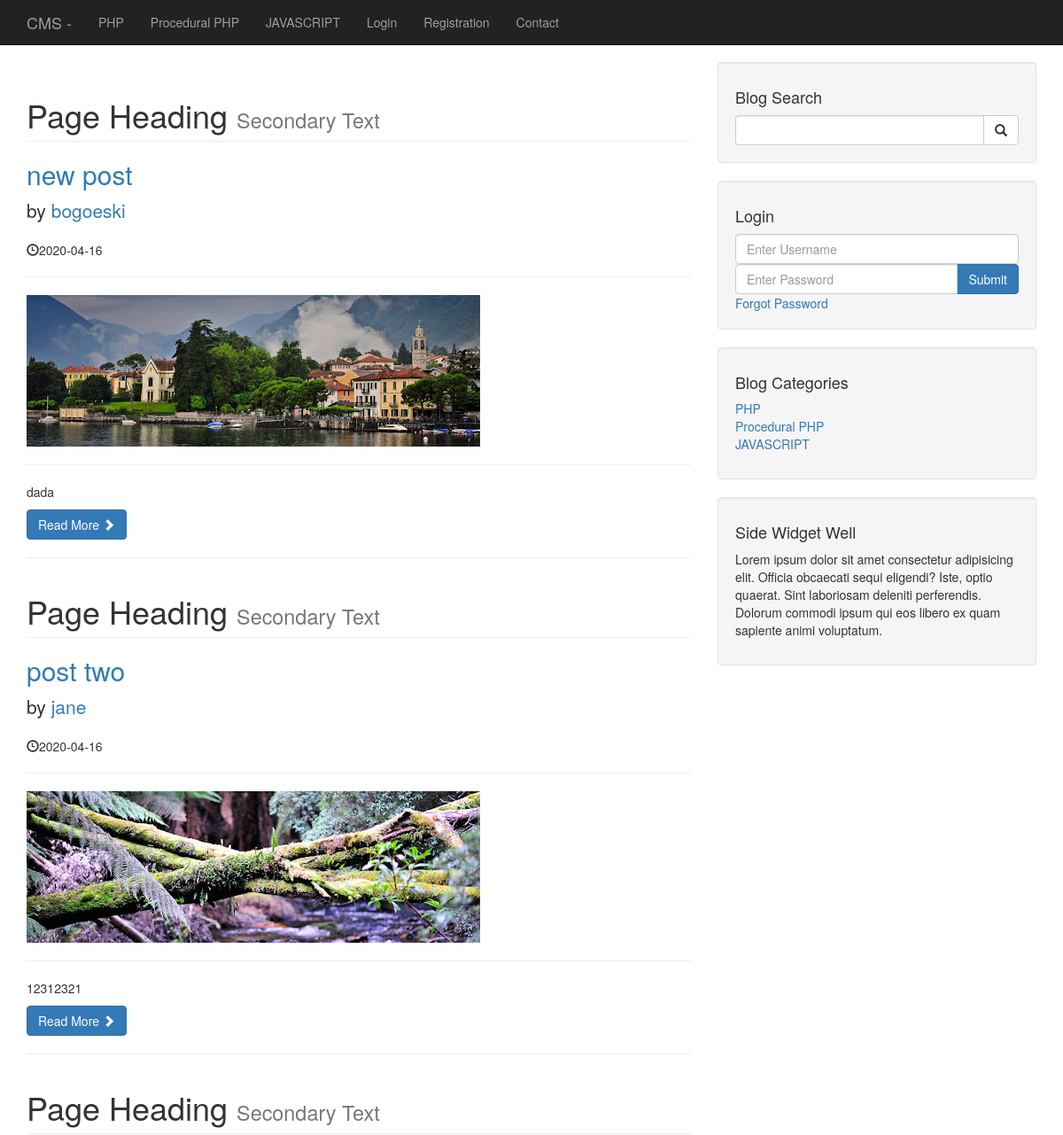
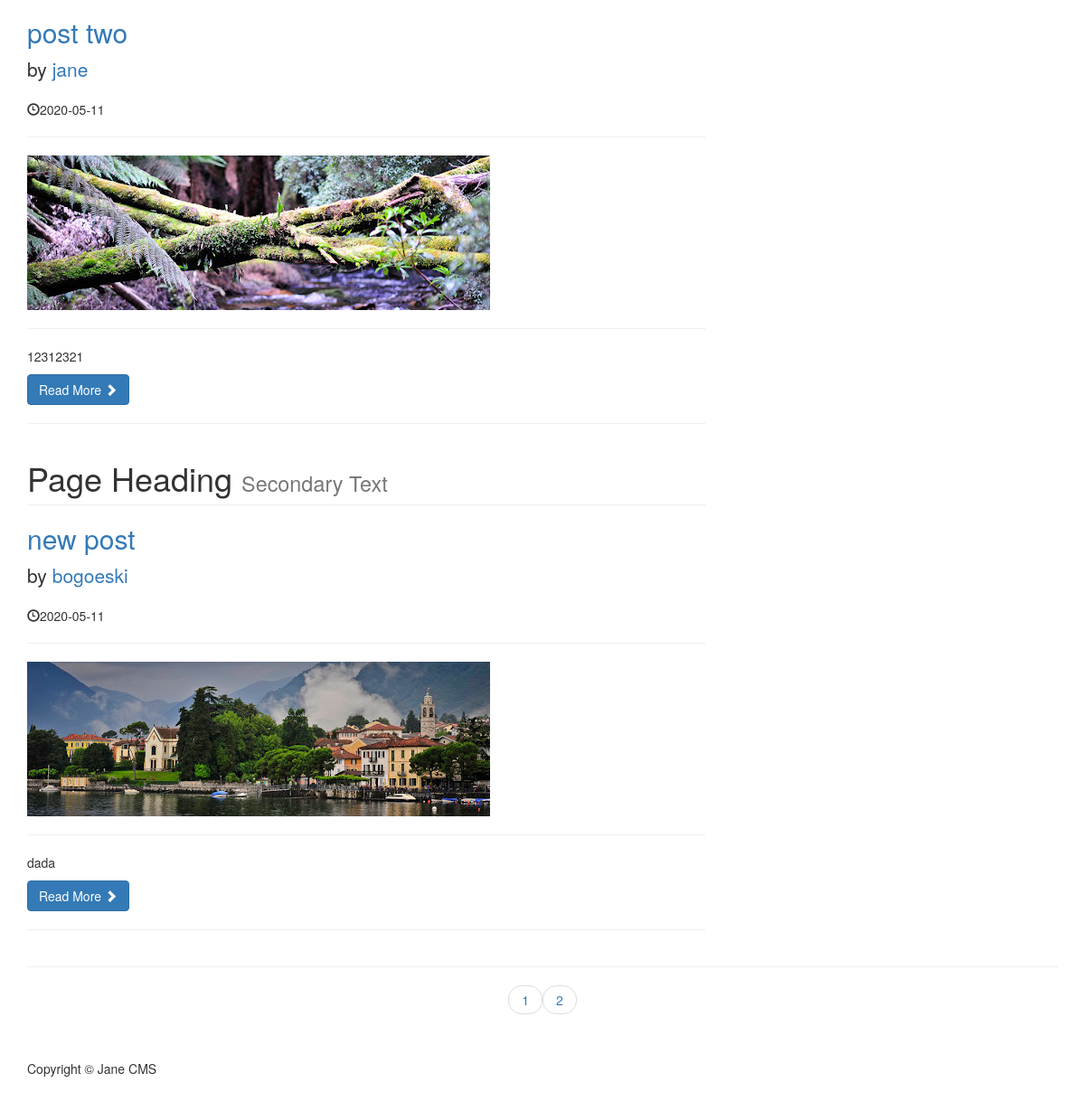
The page / on the database its author committed (2 pictures, top to bottom).
### tables this page shows
CREATE TABLE `categories` (
  `cat_id` int(3) NOT NULL,
  `cat_title` varchar(255) NOT NULL
);

CREATE TABLE `posts` (
  `post_id` int(3) NOT NULL,
  `post_category_id` int(3) NOT NULL,
  `post_title` varchar(255) NOT NULL,
  `post_author` varchar(255) NOT NULL,
  `post_user` varchar(255) NOT NULL,
  `post_status` varchar(255) NOT NULL,
  `post_date` date NOT NULL,
  `post_image` text NOT NULL,
  `post_tags` varchar(255) NOT NULL,
  `post_content` text NOT NULL,
  `post_comment_count` varchar(255) NOT NULL,
  `post_views_count` varchar(255) NOT NULL
);

### admin/functions.php (called while the page is built, shortened)
<?php
function isLoggedIn() {
    return false;
}
?>

### index.php (the view, shortened to what this page needs)
<?php include 'includes/header.php';  ?>
    <?php include 'includes/db.php'; ?>
    <?php include 'includes/navigation.php';  ?>
    <div class="container">
        <div class="row">
            <div class="col-md-8">
                <?php
                $per_page = 4;
                if(isset($_GET['page'])) {
                    $page = $_GET['page'];
                } else {
                    $page = "";
                }
                if($page == "" || $page ==1) {
                    $page_1 = 0;
                } else {
                    $page_1 = ($page * $per_page) - $per_page;
                }
            if(isset($_SESSION['user_role']) && $_SESSION['user_role'] == 'admin') {
                $query = "SELECT * FROM posts ";
            } else {
                $query = "SELECT * FROM posts WHERE post_status = 'published' ";
            }
            $find_count = mysqli_query($connection, $query);
            $count = mysqli_num_rows($find_count);
            if($count < 1) {
                echo "<h1 class='text-center'>No posts avaible</h1>";
            } else {
            $count = ceil($count / $per_page);
                $query = "SELECT * FROM posts WHERE post_status = 'published' LIMIT $page_1, $per_page ";
                $select_all_posts_query = mysqli_query($connection, $query);
                while($row = mysqli_fetch_assoc($select_all_posts_query)) {
                    $post_id = $row['post_id'];
                    $post_title = $row['post_title'];
                    $post_author = $row['post_user'];
                    $post_date = $row['post_date'];
                    $post_image = $row['post_image'];
                    $post_content = substr($row['post_content'],0,100);
                                        ?>
                <h1 class="page-header">
                    Page Heading
                    <small>Secondary Text</small>
                </h1>
                <h2>
                    <a href="post/<?php echo $post_id; ?>"><?php echo $post_title; ?></a>
                </h2>
                <p class="lead">
                    by <a href="author_posts.php?author=<?php echo $post_author; ?>&p_id=<?php echo $post_id; ?>"><?php echo $post_author; ?></a>
                </p>
                <p><span class="glyphicon glyphicon-time"></span><?php echo $post_date; ?></p>
                <hr>
                <a href="post.php?p_id=<?php echo $post_id; ?>">
                <img class="img-responsive" src="images/<?php echo $post_image; ?>" alt="">
                </a>
                <hr>
                <p><?php echo $post_content; ?></p>
                <a class="btn btn-primary" href="post.php?p_id=<?php echo $post_id; ?>">Read More <span class="glyphicon glyphicon-chevron-right"></span></a>
                <hr>
             <?php } }  ?>
            </div>
            <?php include 'includes/sidebar.php';  ?>
        </div>
        <hr>
        <ul class="pager">
<?php
for($i = 1; $i <= $count; $i++) {
if($i == $page) {
    echo "<li><a class='active_link' href='index.php?page={$i}'>{$i}</a></li>";
} else {
    echo "<li><a href='index.php?page={$i}'>{$i}</a></li>";
}
}
?>
        </ul>
<?php include 'includes/footer.php';  ?>

### includes/navigation.php (shortened to what this page needs)
<nav class="navbar navbar-inverse navbar-fixed-top" role="navigation">
        <div class="container">
            <div class="navbar-header">
                <a class="navbar-brand" href="/janephp/cms/">CMS -</a>
            </div>
            <div class="collapse navbar-collapse" id="bs-example-navbar-collapse-1">
                <ul class="nav navbar-nav">
                    <?php
                        $query = "SELECT * FROM categories";
                        $select_all_categories_query = mysqli_query($connection, $query);
                        while($row = mysqli_fetch_assoc($select_all_categories_query)) {
                            $cat_title = $row['cat_title'];
                            $cat_id = $row['cat_id'];
                            $category_class = '';
                            $registration_class = '';
                            $contact_class = '';
                            echo "<li class='$category_class' ><a href='/janephp/cms/category/{$cat_id}'>{$cat_title}</a></li>";
                        }
                    ?>
                        <?php if(isLoggedIn()): ?>
                        <li>
                            <a href="/janephp/cms/admin">Admin</a>
                        </li>
                        <li>
                            <a href="/janephp/cms/includes/logout.php">Logout</a>
                        </li>
                        <?php else: ?>
                            <li>
                            <a href="../cms/login.php">Login</a>
                        </li>
                        <?php endif; ?>
                    <li class='<?php echo $registration_class; ?>'>
                        <a href="/janephp/cms/registration">Registration</a>
                    </li>
                    <li class='<?php echo $contact_class; ?>'>
                        <a href="/janephp/cms/contact">Contact</a>
                    </li>
                </ul>
            </div>
        </div>
    </nav>

### includes/sidebar.php (shortened to what this page needs)
<div class="col-md-4">
    <div class="well">
        <h4>Blog Search</h4>
        <form action="search.php" method='post'>
        <div class="input-group">
            <input name='search' type="text" class="form-control">
            <span class="input-group-btn">
                <button name='submit' class="btn btn-default" type="submit">
                    <span class="glyphicon glyphicon-search"></span>
            </button>
            </span>
        </div>
        </form>
    </div>
    <div class="well">
<?php if(isset($_SESSION['user_role'])): ?>
    <h4>Login in as <?php echo $_SESSION['username'] ?></h4>
    <a href="includes/logout.php" class="btn btn-primary">Logout</a>
    <?php else: ?>
        <h4>Login</h4>
        <form  method='post'>
        <div class="from-group">
            <input name='username' type="text" class="form-control" placeholder="Enter Username">
        </div>
        <div class="input-group">
            <input name='password' type="password" class="form-control" placeholder="Enter Password">
            <span class="input-group-btn">
                <button class="btn btn-primary" name="login" type="submit">Submit</button>
            </span>
        </div>
        <div class="from-grup">
        <a href="forgot.php?forgot=<?php echo uniqid(true); ?>">Forgot Password</a>
        </div>
    <?php endif; ?>
        </form>
    </div>
    <?php
    $query = "SELECT * FROM categories";
    $select_categories_sidebar = mysqli_query($connection, $query);
    ?>
    <div class="well">
        <h4>Blog Categories</h4>
        <div class="row">
            <div class="col-lg-12">
                <ul class="list-unstyled">
                    <?php
                        while($row = mysqli_fetch_assoc($select_categories_sidebar)) {
                        $cat_title = $row['cat_title'];
                        $cat_id = $row['cat_id'];
                        echo "<li><a href='/janephp/cms/category/$cat_id'>{$cat_title}</a></li>";
                     }
                    ?>
                </ul>
            </div>
        </div>
    </div>
    <?php include 'widget.php'; ?>
</div>

### css/blog-home.css (style rules this page uses)
body { padding-top: 70px; }

### rows shown on the page
categories: cat_title "PHP"
categories: cat_title "Procedural PHP"
categories: cat_title "JAVASCRIPT"
posts: post_title "new post", post_user "bogoeski", post_date "2020-04-16", post_image (picture), post_content "dada"
posts: post_title "post two", post_user "jane", post_date "2020-04-16", post_image (picture), post_content "12312321"
posts: post_title "post two", post_user "jane", post_date "2020-05-11", post_image (picture), post_content "12312321"
posts: post_title "new post", post_user "bogoeski", post_date "2020-05-11", post_image (picture), post_content "dada"
